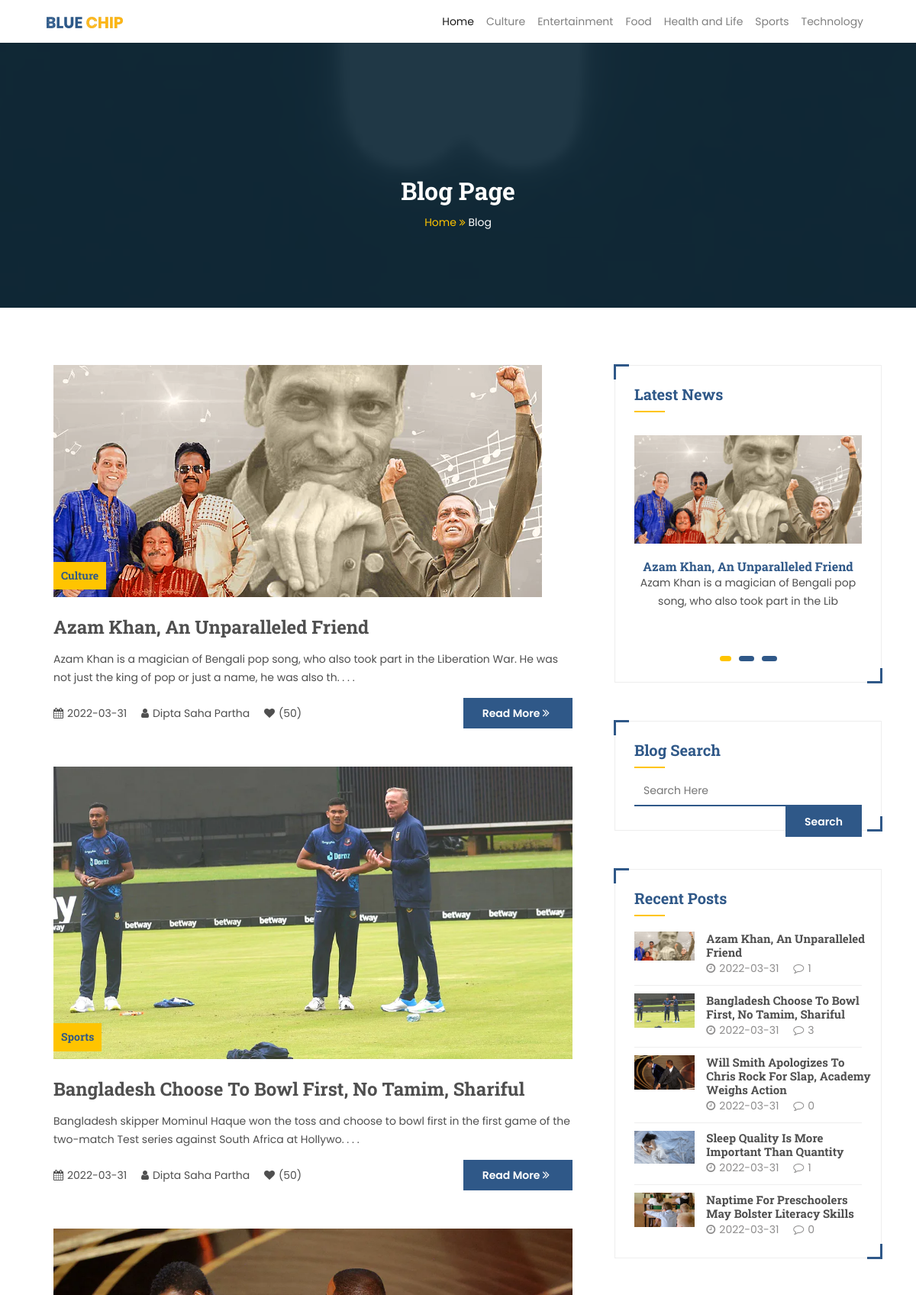
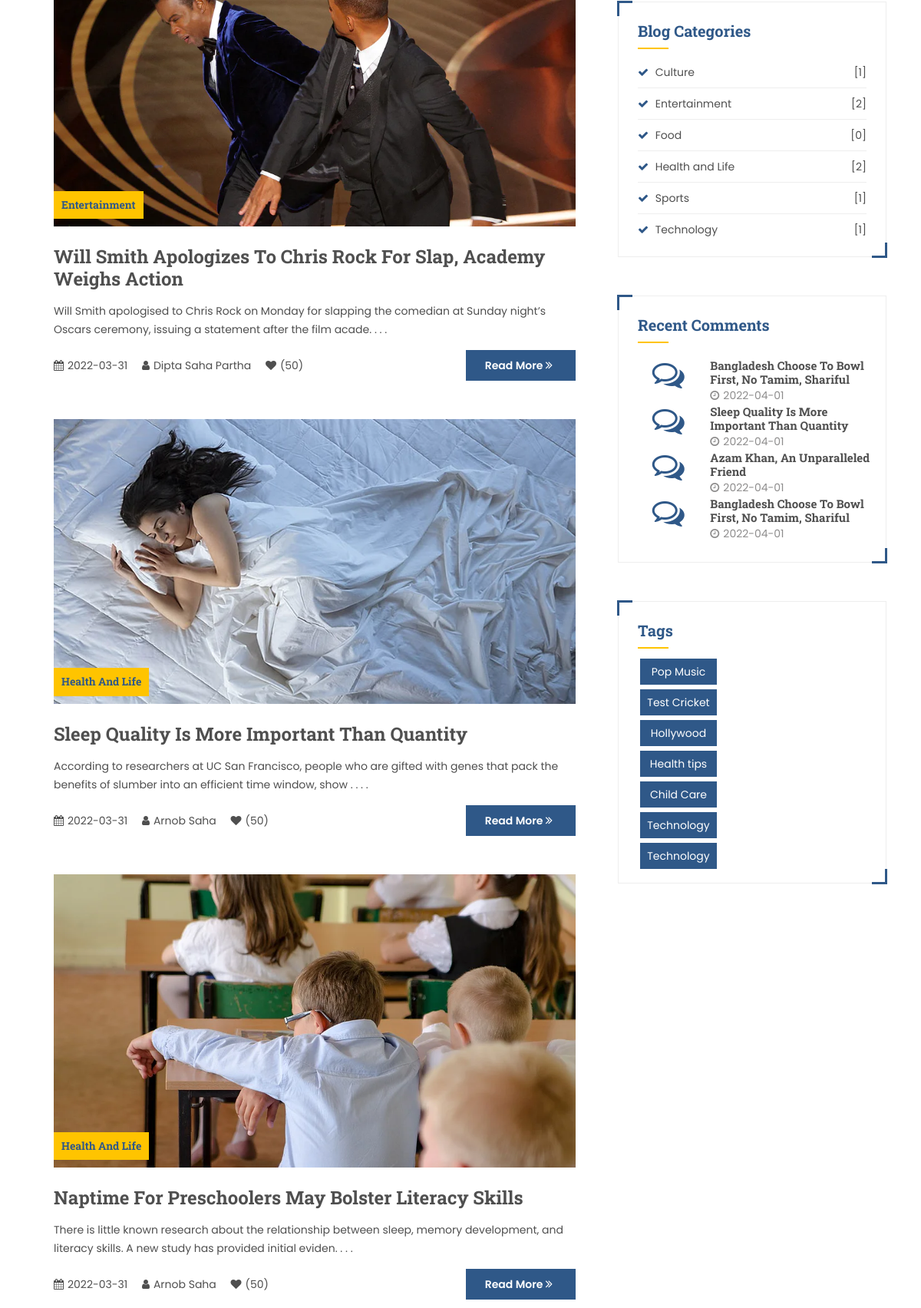
The page / (upper part) on the database its author committed (2 pictures, top to bottom).
### tables this page shows
CREATE TABLE `settings` (
  `id` int(11) NOT NULL,
  `logo` text DEFAULT NULL,
  `favicon` text DEFAULT NULL
);

CREATE TABLE `category` (
  `cat_id` int(11) NOT NULL,
  `cat_name` varchar(255) NOT NULL
);

CREATE TABLE `post` (
  `post_id` int(11) NOT NULL,
  `post_title` varchar(255) NOT NULL,
  `post_description` text NOT NULL,
  `post_author` varchar(255) NOT NULL,
  `post_thumb` text NOT NULL,
  `post_category` int(11) NOT NULL,
  `post_tags` varchar(255) NOT NULL,
  `post_date` date NOT NULL
);

CREATE TABLE `comments` (
  `id` int(11) NOT NULL,
  `post_id` int(11) NOT NULL,
  `post_auther` varchar(255) NOT NULL,
  `post_auther_email` varchar(255) NOT NULL,
  `cmt_desc` varchar(255) NOT NULL,
  `cmt_status` int(2) NOT NULL,
  `cmt_date` date NOT NULL
);

### index.php (the view, shortened to what this page needs)
<?php include "include/header.php"?>
    <?php include "include/navber.php"?>
    <section class="blog-bg background-img">
        <div class="container">
            <div class="row">
                <div class="col-md-12">
                    <h2 class="page-title">Blog Page</h2>
                    <nav class="page-breadcrumb-item">
                        <ol>
                            <li><a href="index.html">Home <i class="fa fa-angle-double-right"></i></a></li>
                            <li class="active">Blog</li>
                        </ol>
                    </nav>
                </div>
            </div>
        </div>
    </section>
    <section>
        <div class="container">
            <div class="row">
                <div class="col-md-8">
                    <?php
                    $sql="SELECT * FROM post ORDER BY post_id DESC";
                    $allPost= mysqli_query($connect,$sql);
                    while ($row= mysqli_fetch_assoc($allPost)) {
                        $post_id            = $row['post_id'];
                        $post_title         = $row['post_title'];
                        $post_description   = $row['post_description'];
                        $post_author        = $row['post_author'];
                        $post_thumb         = $row['post_thumb'];
                        $post_category      = $row['post_category'];
                        $post_date          = $row['post_date'];?>
                        <div class="blog-post">
                            <div class="blog-banner">
                                <a href="single.php?id=<?php echo $post_id;?>">
                                    <img src="admin/img/post-thumbnail/<?php echo $post_thumb; ?>">
                                    <div class="blog-category-name">
                                         <?php
                                             $query ="SELECT * FROM category WHERE cat_id='$post_category'";
                                             $allCategory=mysqli_query($connect,$query);
                                             while ($row=mysqli_fetch_assoc($allCategory)) {
                                                $cat_name=$row['cat_name'];?>
                                                 <h6>
                                                    <?php echo $cat_name;?>
                                                </h6>
                                             <?php }
                                         ?>
                                    </div>
                                </a>
                            </div>
                            <div class="blog-description">
                                <a href="single.php?id=<?php echo $post_id;?>">
                                    <h3 class="post-title"><?php echo  $post_title; ?></h3>
                                </a>
                                <p><?php echo substr($post_description, 0,150).'. . . .' ?></p>
                                <div class="row">
                                    <div class="col-md-8">
                                        <div class="blog-info">
                                            <ul>
                                                <li><i class="fa fa-calendar"></i><?php echo $post_date;?></li>
                                                <li><i class="fa fa-user"></i><?php echo $post_author?></li>
                                                <li><i class="fa fa-heart"></i>(50)</li>
                                            </ul>
                                        </div>
                                    </div>
                                    <div class="col-md-4 read-more-btn">
                                        <a href="single.php?id=<?php echo $post_id;?>">
                                        <button type="button" class="btn-main">Read More <i class="fa fa-angle-double-right"></i></button>
                                        </a>
                                    </div>
                                </div>
                            </div>
                        </div>
                 <?php   }
                    ?>
                </div>
                <?php include "include/sideber.php"?>
            </div>
        </div>
    </section>
  <?php include "include/footer.php"?>

### include/header.php (shortened to what this page needs)
<!doctype html>
<html lang="en">
  <head>
    <link rel="stylesheet" type="text/css" href="assets/bootstrap/css/bootstrap.min.css">
    <link rel="stylesheet" type="text/css" href="assets/css/font-awesome.min.css">
    <link rel="stylesheet" type="text/css" href="assets/css/flaticon.css">
    <link rel="stylesheet" type="text/css" href="assets/css/animate.min.css">
    <link rel="stylesheet" type="text/css" href="assets/css/owl.carousel.min.css">
    <link rel="stylesheet" type="text/css" href="assets/css/owl.theme.default.min.css">
    <link rel="stylesheet" type="text/css" href="assets/css/jquery.fancybox.min.css">
    <link rel="stylesheet" type="text/css" href="assets/css/style.css">
    <link rel="stylesheet" type="text/css" href="assets/css/responsive.css">
  </head>
  <body>

### include/navber.php (shortened to what this page needs)
<header>
        <div class="container">
            <div class="row">
                <div class="col-lg-12">
                    <nav class="navbar navbar-expand-lg navbar-light">
                        <?php
                        $sqlLogo= "SELECT * FROM settings";
                        $logoQuery=mysqli_query($connect,$sqlLogo);
                        while ($row=mysqli_fetch_assoc($logoQuery)) {
                        $logo=$row['logo'];?>
                        <a class="navbar-brand" href="index.php"><img src="admin/img/<?php echo $logo; ?>" width="100">
                        </a>
                        <?php
                            }?>
                        <div class="collapse navbar-collapse" id="navbarSupportedContent">
                            <ul class="navbar-nav ml-auto">
                            <li class="nav-item active">
                                <a class="nav-link" href="index.php">Home <span class="sr-only">(current)</span></a>
                            </li>
                            <?php
                                $sql="SELECT * FROM category ORDER BY cat_name ASC";
                                $navItem=mysqli_query($connect,$sql);
                                while ($row=mysqli_fetch_assoc($navItem)) {
                                   $cat_id = $row['cat_id'];
                                   $cat_name = $row['cat_name'];?>
                                    <li class="nav-item">
                                        <a class="nav-link" href="category.php?id=<?php echo $cat_id?>"><?php echo $cat_name?></a>
                                    </li>
                              <?php  }
                            ?>
                            </ul>
                        </div>
                    </nav>
                </div>
            </div>
        </div>
    </header>

### include/sideber.php (shortened to what this page needs)
<div class="col-md-4">
        <div class="widget">
            <h4>Latest News</h4>
            <div class="title-border"></div>
            <div class="sidebar-latest-news owl-carousel owl-theme">
                <?php
                        $query="SELECT * FROM post ORDER BY post_id DESC LIMIT 3 ";
                        $singlePost=mysqli_query($connect,$query);
                        while ($row= mysqli_fetch_assoc($singlePost)) {
                            $post_id            = $row['post_id'];
                            $post_title         = $row['post_title'];
                            $post_description   = $row['post_description'];
                            $post_thumb         = $row['post_thumb'];
                            $post_date          = $row['post_date'];?>
                        <div class="item">
                                <div class="latest-news">
                                    <div class="latest-news-image">
                                        <a href="single.php?id=<?php echo $post_id;?>">
                                        <img src="admin/img/post-thumbnail/<?php echo $post_thumb;?>">
                                        </a>
                                    </div>
                                    <h5><?php echo $post_title ?></h5>
                                    <p><?php echo substr($post_description, 0,75) ?></p>
                                </div>
                            </div>
                        <?php
                        }?>
            </div>
        </div>
        <div class="widget">
                <h4>Blog Search</h4>
                <div class="title-border"></div>
                <div class="search-bar">
                    <form action="search.php" method="POST">
                        <div class="form-group">
                            <input type="text" name="search" placeholder="Search Here" autocomplete="off" class="form-input" required="required">
                        <input type="submit" name="searchBtn" value="Search" class="btn_main float-right">
                        </div>
                    </form>
                </div>
        </div>
        <div class="widget">
            <h4>Recent Posts</h4>
            <div class="title-border"></div>
            <div class="recent-post">
                <?php
                        $query="SELECT * FROM post ORDER BY post_id DESC LIMIT 5 ";
                        $singlePost=mysqli_query($connect,$query);
                        while ($row= mysqli_fetch_assoc($singlePost)) {
                            $post_id            = $row['post_id'];
                            $post_title         = $row['post_title'];
                            $post_thumb         = $row['post_thumb'];
                            $post_date          = $row['post_date'];?>
                    <div class="recent-post-item">
                                <div class="row">
                                    <div class="col-md-4">
                                    <a href="single.php?id=<?php echo $post_id;?>">
                                        <img src="admin/img/post-thumbnail/<?php echo $post_thumb;?>">
                                        </a>
                                    </div>
                                    <div class="col-md-8 no-padding">
                                    <a href="single.php?id=<?php echo $post_id;?>">
                                    <h5><?php echo $post_title ?></h5>
                                    </a>
                                        <ul>
                                            <li><i class="fa fa-clock-o"></i><?php echo $post_date ?></li>
                                            <?php
                                             $sqlcmtcount= "SELECT * FROM comments WHERE post_id= $post_id AND cmt_status=1 ";
                                             $postIdByComments=mysqli_query($connect,$sqlcmtcount);
                                             $commentsCount= mysqli_num_rows($postIdByComments);
                                            ?>
                                            <li><i class="fa fa-comment-o"></i><?php echo $commentsCount;?></li>
                                        </ul>
                                    </div>
                                </div>
                            </div>
                        <?php
                        }
                        ?>
            </div>
        </div>
        <div class="widget">
            <h4>Blog Categories</h4>
            <div class="title-border"></div>
            <div class="blog-categories">
                <ul>
                    <?php
                    $query="SELECT * FROM category ORDER BY cat_name ASC";
                    $allCat=mysqli_query($connect,$query);
                    while ($row= mysqli_fetch_assoc($allCat)) {
                    $cat_id= $row['cat_id'];
                    $cat_name= $row['cat_name'];
                    $queryPost="SELECT * FROM post WHERE post_category ='$cat_id'";
                    $allPost=mysqli_query($connect,$queryPost);
                    $total_post=mysqli_num_rows($allPost);
                    ?>
                    <li>
                        <a href="category.php?id=<?php echo $cat_id;?>">
                        <i class="fa fa-check"></i>
                        <?php echo $cat_name;?>
                        <span>[<?php echo  $total_post;?>]</span>
                        </a>
                    </li>
                <?php }
                    ?>
                </ul>
            </div>
        </div>
        <div class="widget">
            <h4>Recent Comments</h4>
            <div class="title-border"></div>
            <div class="recent-comments">
                <div class="recent-comments-item">
                <?php
                  $sql= "SELECT * FROM comments WHERE cmt_status=1 ORDER BY id DESC LIMIT 4";
                  $postIdByComments=mysqli_query($connect,$sql);
                  while ($row=mysqli_fetch_assoc($postIdByComments)) {
                    $post_id            = $row['post_id'];
                    $cmt_date           = $row['cmt_date'] ;
                    $sqlForPost="SELECT * FROM post WHERE post_id ='$post_id'";
                    $postShow=mysqli_query($connect,$sqlForPost);
                    while ($row=mysqli_fetch_assoc($postShow)) {
                            $post_title= $row['post_title'];?>
                            <div class="row">
                                <div class="col-md-4">
                                    <i class="fa fa-comments-o"></i>
                                </div>
                                <div class="col-md-8 no-padding">
                                    <h5><?php echo $post_title; ?></h5>
                                    <ul>
                                        <li>
                                            <i class="fa fa-clock-o"></i><?php echo $cmt_date ;?>
                                        </li>
                                    </ul>
                                </div>
                            </div>
                  <?php  }
                  }
                  ?>
                </div>
            </div>
        </div>
        <div class="widget">
            <h4>Tags</h4>
            <div class="title-border"></div>
            <?php
                        $query="SELECT * FROM post ORDER BY post_id DESC";
                        $singlePost=mysqli_query($connect,$query);
                        while ($row= mysqli_fetch_assoc($singlePost)) {
                            $post_tags          = $row['post_tags'];
                            ?>
                        <div class="meta-tags">
                                <span style=" width: 100px; text-align:center;"><?php echo $post_tags; ?></span>
                        </div>
                <?php
                    }?>
        </div>
</div>

### include/footer.php (shortened to what this page needs)
  </body>
</html>

### rows shown on the page
settings: logo (picture)
category: cat_name "Culture", total_post "1"
category: cat_name "Entertainment", total_post "2"
category: cat_name "Food", total_post "0"
category: cat_name "Health and Life", cat_name "Health And Life", total_post "2"
category: cat_name "Sports", total_post "1"
category: cat_name "Technology", total_post "1"
post: post_thumb (picture), post_title "Azam Khan, An Unparalleled Friend", post_description "Azam Khan is a magician of Bengali pop song, who also took part in the Liberation War. He was not just the king of pop or just a name, he was also th", post_date "2022-03-31", post_author "Dipta Saha Partha", post_description "Azam Khan is a magician of Bengali pop song, who also took part in the Lib", commentsCount "1", post_tags "Pop Music"
post: post_thumb (picture), post_title "Bangladesh Choose To Bowl First, No Tamim, Shariful", post_description "Bangladesh skipper Mominul Haque won the toss and choose to bowl first in the first game of the two-match Test series against South Africa at Hollywo", post_date "2022-03-31", post_author "Dipta Saha Partha", commentsCount "3", post_tags "Test Cricket"
post: post_thumb (picture), post_title "Will Smith Apologizes To Chris Rock For Slap, Academy Weighs Action", post_description "Will Smith apologised to Chris Rock on Monday for slapping the comedian at Sunday night’s Oscars ceremony, issuing a statement after the film acade", post_date "2022-03-31", post_author "Dipta Saha Partha", commentsCount "0", post_tags "Hollywood"
post: post_thumb (picture), post_title "Sleep Quality Is More Important Than Quantity", post_description "According to researchers at UC San Francisco, people who are gifted with genes that pack the benefits of slumber into an efficient time window, show", post_date "2022-03-31", post_author "Arnob Saha", commentsCount "1", post_tags "Health tips"
post: post_thumb (picture), post_title "Naptime For Preschoolers May Bolster Literacy Skills", post_description "There is little known research about the relationship between sleep, memory development, and literacy skills. A new study has provided initial eviden", post_date "2022-03-31", post_author "Arnob Saha", commentsCount "0", post_tags "Child Care"
comments: cmt_date "2022-04-01"
comments: cmt_date "2022-04-01"
comments: cmt_date "2022-04-01"
comments: cmt_date "2022-04-01"
post: post_tags "Technology"
post: post_tags "Technology"
